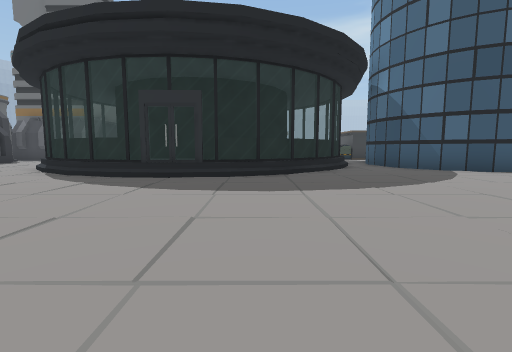
View 1 (above)

17 first-person views from a walk through a 3-D level made in the Unity game engine. The camera is 1.3 m above the floor, tilts 6° down and sees 85° across. The floor is counted in squares, 2 m on a side. Each view is taken from the middle of a square. On the plan, view 1 faces up. The plan holds only what a view shows up to about 9 squares ahead; the rest is blank. The place goes on beyond the plan. Some animated figures are left out. Some surface patterns are stand-ins.

View 2
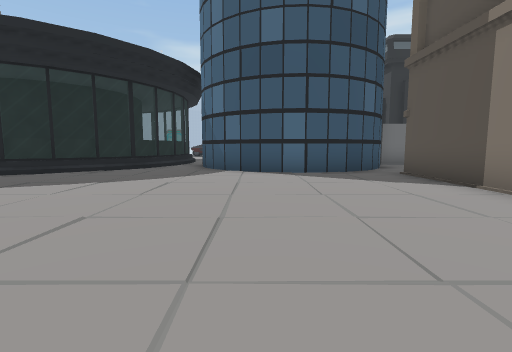

View 3
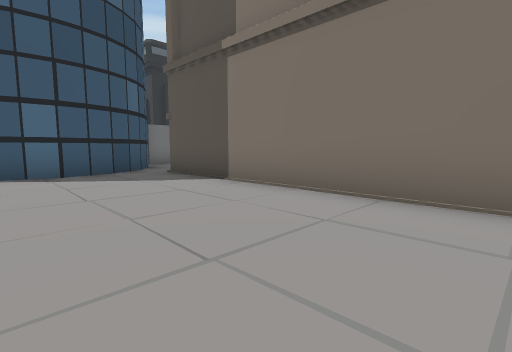

View 4
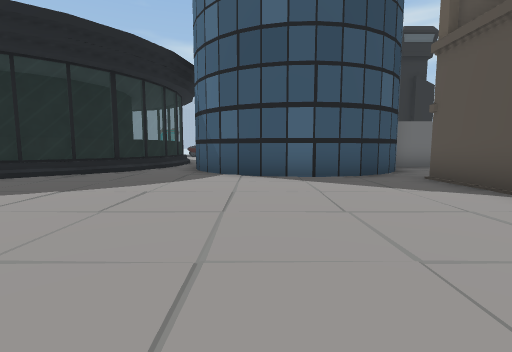

View 5
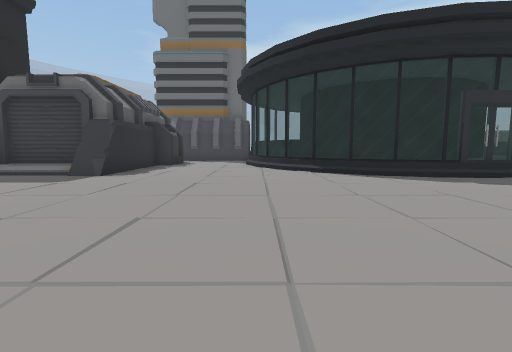

View 6
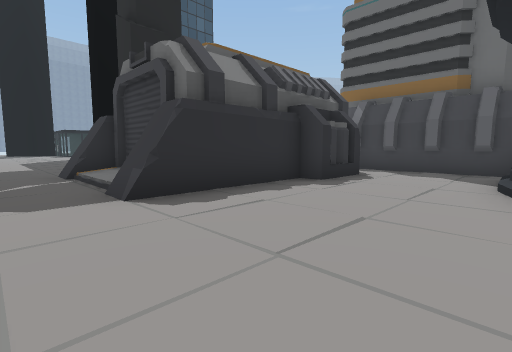

View 7
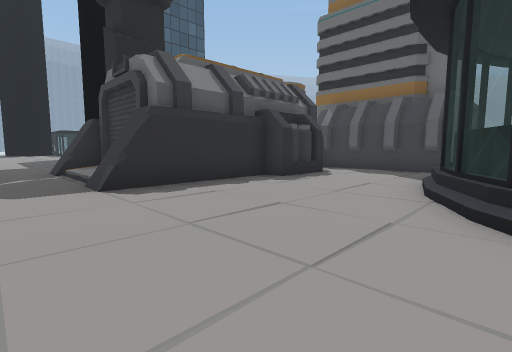

View 8
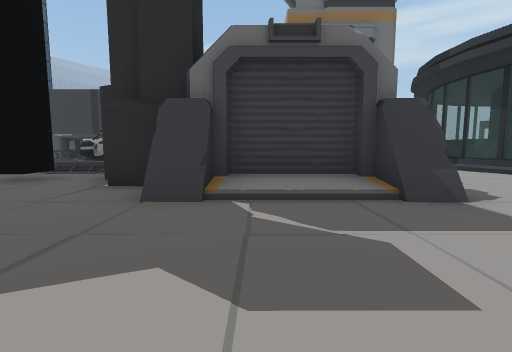

View 9
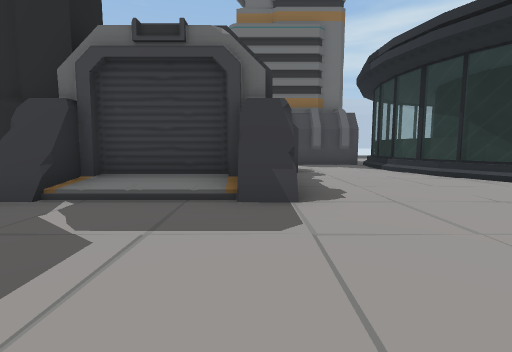

View 10
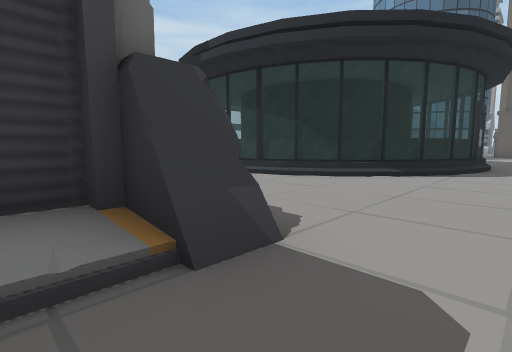

View 11
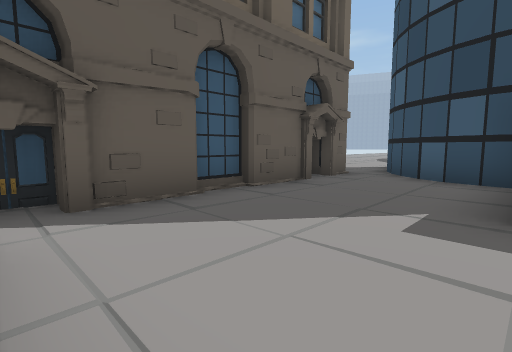

View 12
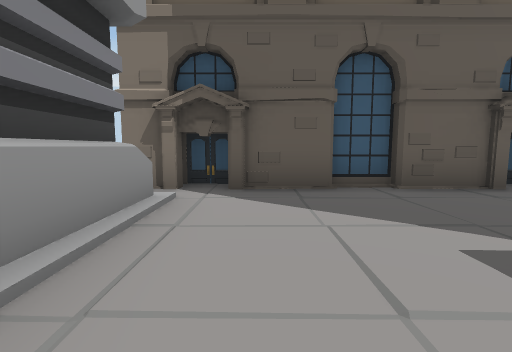

View 13
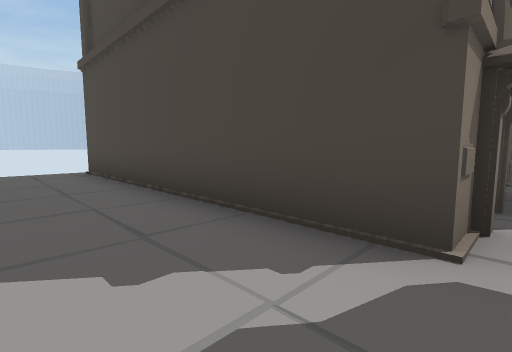

View 14
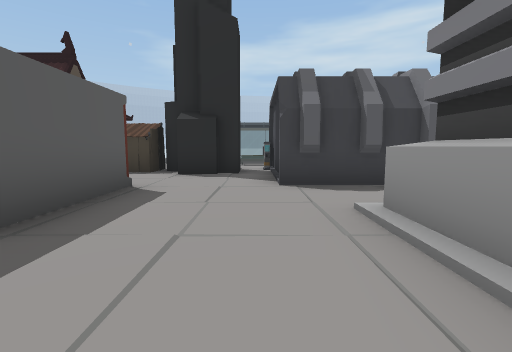

View 15
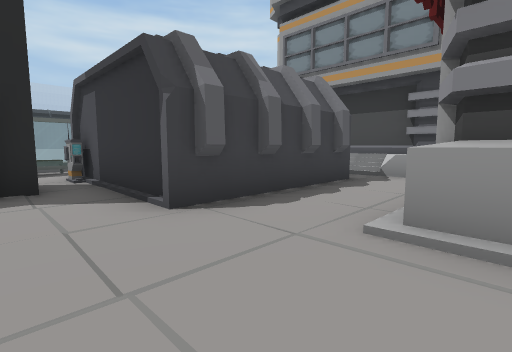

View 16
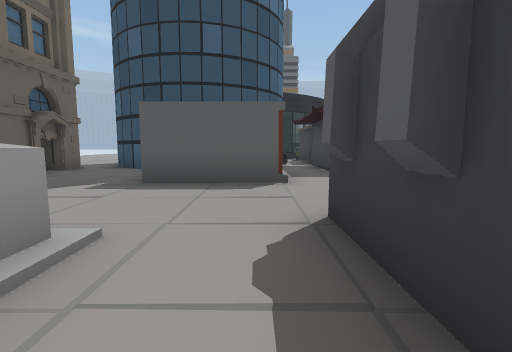

View 17
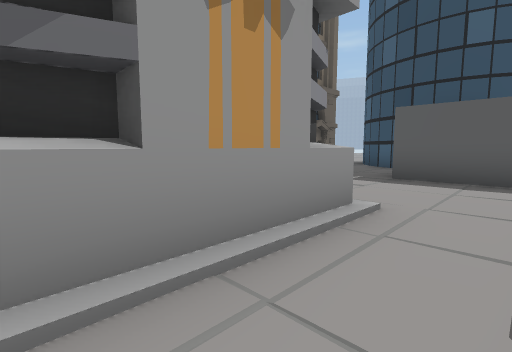

### Floor plan
Key: @ floor where view 1 was taken; # wall or solid block; x gap in a wall; . main floor; : floor 0.25 m higher than the main floor; + floor 0.5 m higher than the main floor; / step, stairs or slope; = window, fence, low wall or low ledge; T tower; B building; O other object.
Columns run from 17 left of view 1 to 19 right of it. Each row starts with its distance up from view 1.
 19                                 ..
 18                                OOO
 17
 16                             BBTTx#
 15                             BBTT.#
 14                           ##    .#
 13       #####                     .####
 12 OO        =                 OO#    ..
 11 O      O  = #               OO# .////
 10       #O  = #     # =      ##O#. /OO#
  9  TT  ##   /#### =#+=/ #    #     /O
  8   T ##O   .=#+###+#=. ##        ./OO
  7    O::#    .===+===.    ## ........ .
  6    ....      //=//         O#OOOO##
  5      .    ..               O     O#
  4                            O     O#
  3     . .                    OO    O#
  2                            OO    O#
  1                        .   OO    O#
  0           .      @     .   OO    O#

Where each view was taken, in squares from view 1:
view 1: 0 up, 0 right, facing up
view 2: 0 up, 6 right, facing up
view 3: 0 up, 6 right, facing up-right
view 4: 1 up, 6 right, facing up
view 5: 0 up, 7 left, facing up
view 6: 5 up, 7 left, facing up-left
view 7: 5 up, 6 left, facing up-left
view 8: 3 up, 13 left, facing up
view 9: 3 up, 11 left, facing up
view 10: 5 up, 12 left, facing up-right
view 11: 10 up, 16 right, facing down-left
view 12: 11 up, 15 right, facing down
view 13: 7 up, 19 right, facing down-left
view 14: 8 up, 15 right, facing up
view 15: 10 up, 14 right, facing up-right
view 16: 12 up, 18 right, facing left
view 17: 12 up, 19 right, facing down-left
